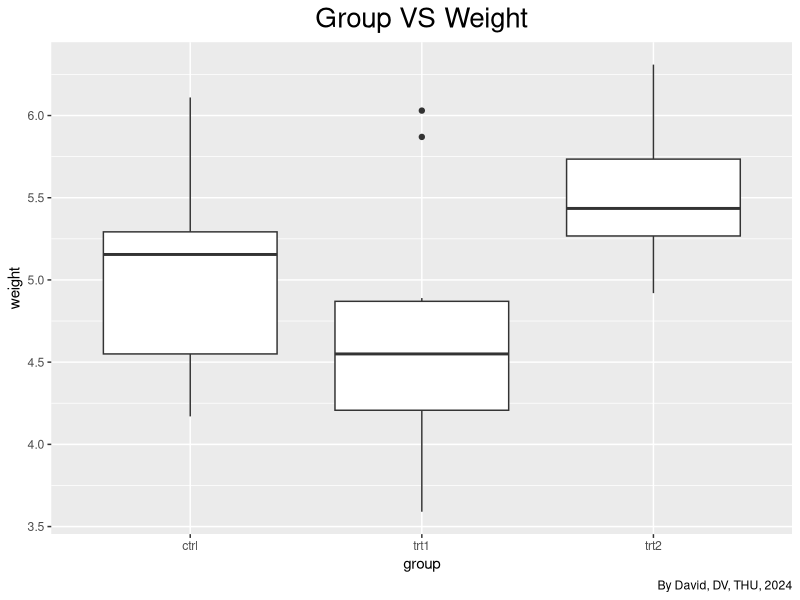
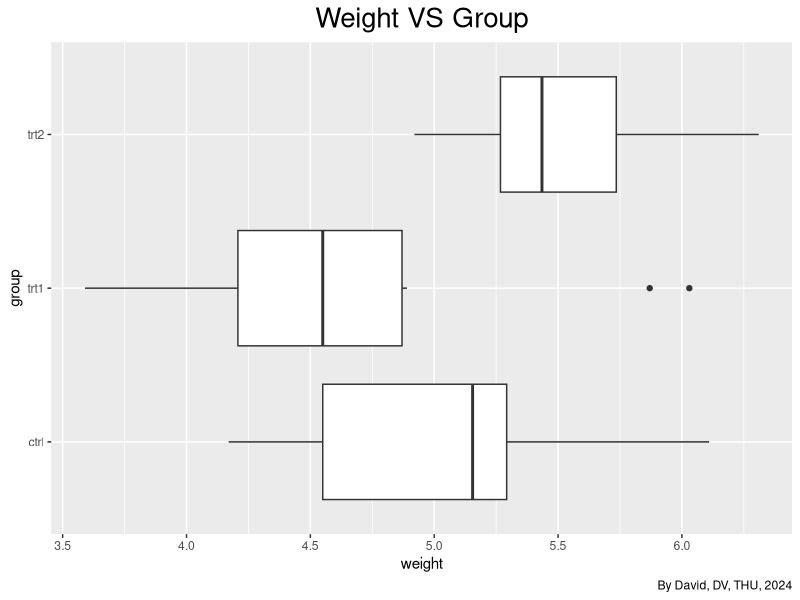
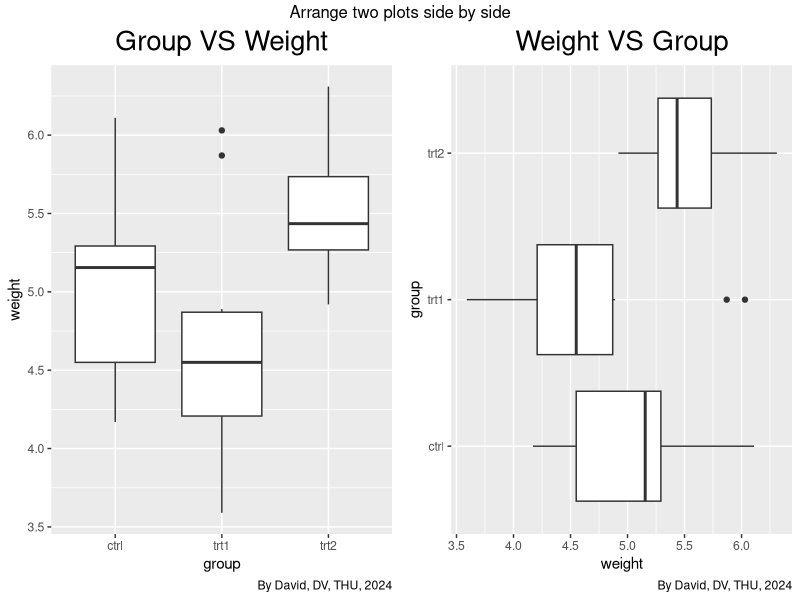

Write R code to recreate these figures, in order.
#
# David
# 2024/11/25
# Axes
#

library(ggplot2)
ggplot(PlantGrowth, aes(x = group, y = weight)) +
  geom_boxplot() +
  labs(title = "Group VS Weight",
       caption = "By David, DV, THU, 2024") +
  theme(plot.title = element_text(hjust = 0.5, size = 20))



ggplot(PlantGrowth, aes(x = group, y = weight)) +
  geom_boxplot() +
  coord_flip()+
  labs(title = "Weight VS Group",
       caption = "By David, DV, THU, 2024") +
  theme(plot.title = element_text(hjust = 0.5, size = 20))



library(ggplot2)
library(gridExtra)

p1 <- ggplot(PlantGrowth, aes(x = group, y = weight)) +
  geom_boxplot() +
  labs(title = "Group VS Weight",
       caption = "By David, DV, THU, 2024") +
  theme(plot.title = element_text(hjust = 0.5, size = 20))

p2 <- ggplot(PlantGrowth, aes(x = group, y = weight)) +
  geom_boxplot() +
  coord_flip()+
  labs(title = "Weight VS Group",
       caption = "By David, DV, THU, 2024") +
  theme(plot.title = element_text(hjust = 0.5, size = 20))

grid.arrange(p1, p2, ncol = 2,
             top = 'Arrange two plots side by side')
